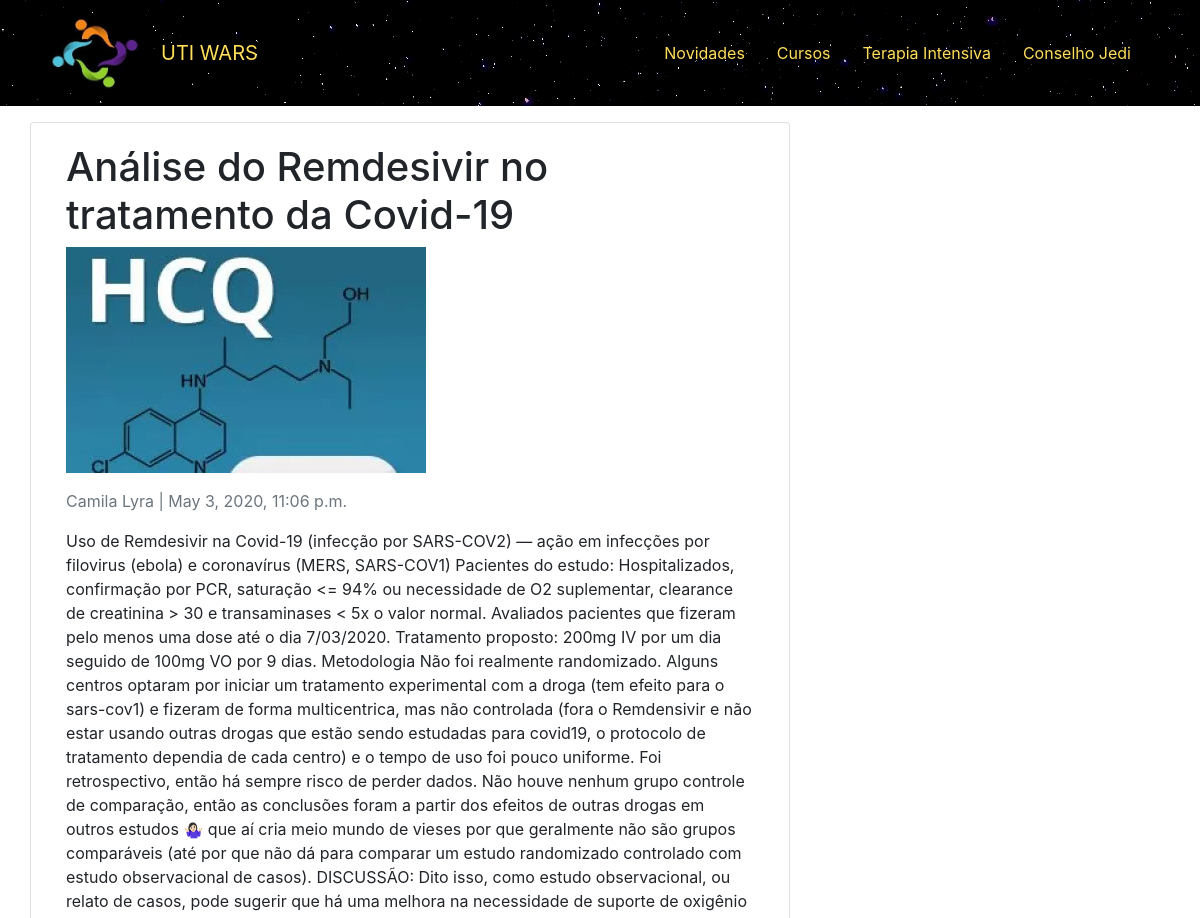
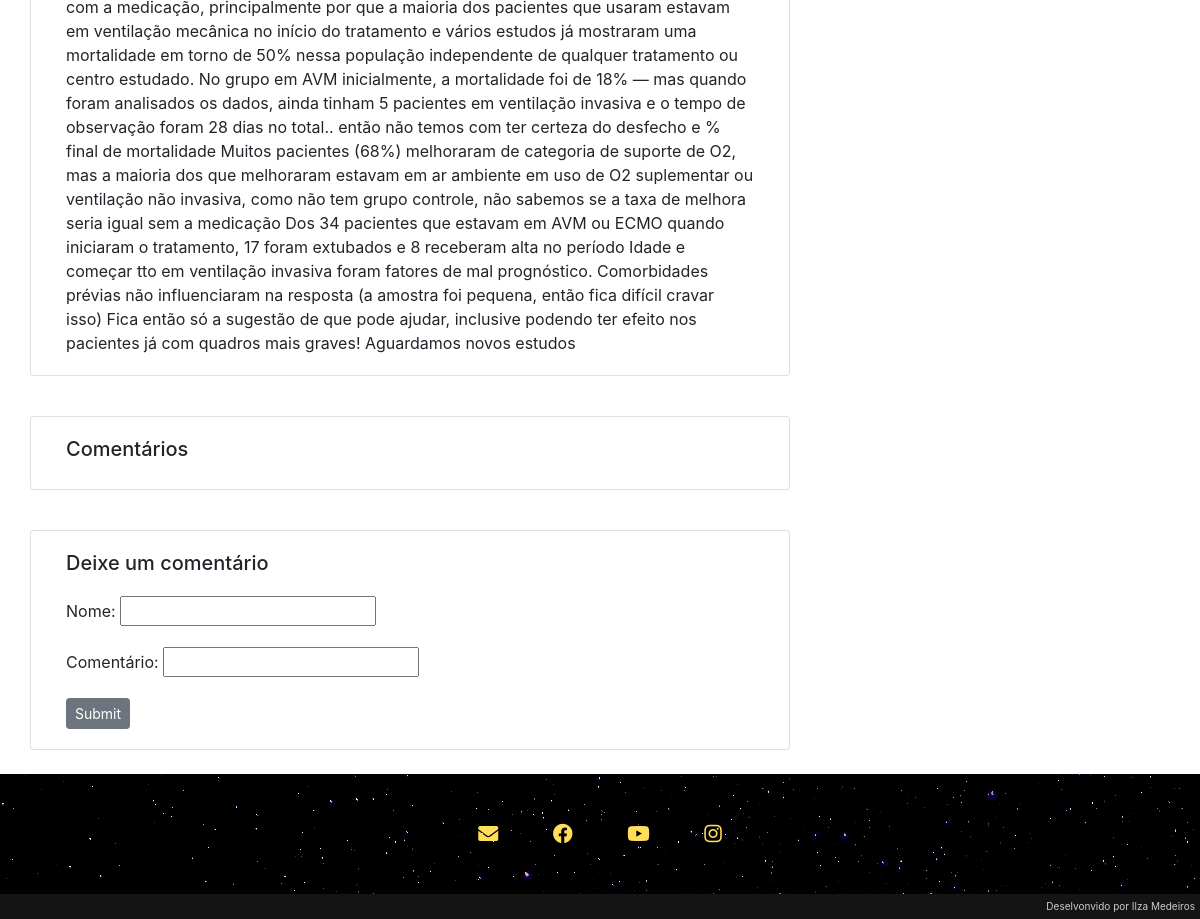
The page /analise-do-remdesivir-no-tratamento-da-covid-19/ on the database its author committed (2 pictures, top to bottom).
### main/models.py (models this page shows, shortened)
class Postagem(models.Model):
    titulo = models.CharField(max_length=200, unique=True)
    slug = models.SlugField(max_length=200, unique=True)
    descricao = models.TextField()
    data = models.DateTimeField(auto_now=True)
    autor = models.CharField(max_length=100)
    arquivo = models.ImageField(upload_to="media/pictures", blank=True)

### main/views.py (the view)
# urls.py: path('<slug:slug>/', views.PostDetail.as_view(), name='post_detail'),
class PostDetail(generic.DetailView):
    model = Postagem
    template_name = 'main/post_detail.html'

### main/templates/main/post_detail.html (shortened to what this page needs)
{% extends 'main/base.html' %}
{% block content %}
{% load static %}
<div class="container">
  <div class="row">
    <div class="col-md-8 card mb-4  mt-3 left  top">
      <div class="card-body">
        <h1> {{ postagem.titulo }} </h1>
        <p><img src="{{ postagem.arquivo.url }}"></p>
        <p class=" text-muted">{{ postagem.autor }} | {{ postagem.data }}</p>
        <p class="card-text ">{{ postagem.descricao | safe }}</p>
      </div>
    </div>
    <div class="col-md-8 card mb-4  mt-3 ">
      <div class="card-body">
        <h5>{{ comments.count }} Comentários</h5>
      </div>
    </div>
    <div class="col-md-8 card mb-4  mt-3 ">
      <div class="card-body">
        {% if new_comment %}
        <div class="alert alert-success" role="alert">
          Seu comentário está aguardando aprovação.
        </div>
        {% else %}
        <h5>Deixe um comentário</h5>
        <form method="post" style="margin-top: 1.3em;">
          <p class="cadastro">
            <label for="name">Nome: {{ comment.name }}</label>
            <input type="text" name="nome" maxlength="20" required id="id_nome">
          </p>
          <p class="cadastro">
            <label for="body">Comentário: {{ comment.body }}</label>
            <input type="textfield" name="" maxlength="254" required id="id_text">
          </p>
          <button type="submit" class="btn btn-secondary  btn-sm">Submit</button>
        </form>
        {% endif %}
      </div>
    </div>
  </div>
</div>
{% endblock content %}

### rows shown on the page
Postagem: titulo "Análise do Remdesivir no tratamento da Covid-19", arquivo (picture), autor "Camila Lyra", data "May 3, 2020, 11:06 p.m.", descricao "Uso de Remdesivir na Covid-19 (infecção por SARS-COV2) — ação em infecções por filovirus (ebola) e coronavírus (MERS, SARS-COV1) Pacientes do estudo: Hospitalizados, confirmação por PCR, saturação <= 94% ou necessidade de O2 suplementar, clearance de creatinina > 30 e transaminases < 5x o valor normal. Avaliados pacientes que fizeram pelo menos uma dose até o dia 7/03/2020. Tratamento proposto: 200mg IV por um dia seguido de 100mg VO por 9 dias. Metodologia Não foi realmente randomizado. Alguns centros optaram por iniciar um tratamento experimental com a droga (tem efeito para o sars-cov1) e fizeram de forma multicentrica, mas não controlada (fora o Remdensivir e não estar usando outras…"
